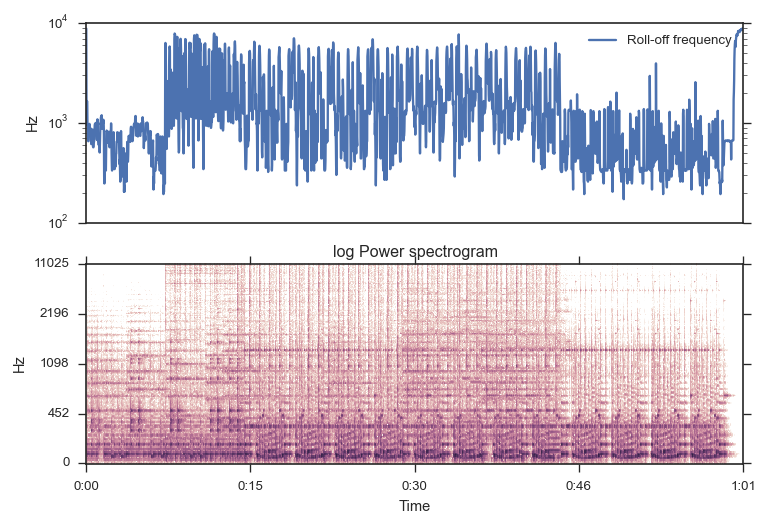

The Python source for this figure:
# From time-series input

y, sr = librosa.load(librosa.util.example_audio_file())
rolloff = librosa.feature.spectral_rolloff(y=y, sr=sr)
rolloff
# array([[ 8376.416,   968.994, ...,  8925.513,  9108.545]])

# From spectrogram input

S, phase = librosa.magphase(librosa.stft(y))
librosa.feature.spectral_rolloff(S=S, sr=sr)
# array([[ 8376.416,   968.994, ...,  8925.513,  9108.545]])

# With a higher roll percentage:
y, sr = librosa.load(librosa.util.example_audio_file())
librosa.feature.spectral_rolloff(y=y, sr=sr, roll_percent=0.95)
# array([[ 10012.939,   3003.882, ...,  10034.473,  10077.539]])

import matplotlib.pyplot as plt
plt.figure()
plt.subplot(2, 1, 1)
plt.semilogy(rolloff.T, label='Roll-off frequency')
plt.ylabel('Hz')
plt.xticks([])
plt.xlim([0, rolloff.shape[-1]])
plt.legend()
plt.subplot(2, 1, 2)
librosa.display.specshow(librosa.logamplitude(S**2, ref_power=np.max),
                         y_axis='log', x_axis='time')
plt.title('log Power spectrogram')
plt.tight_layout()
